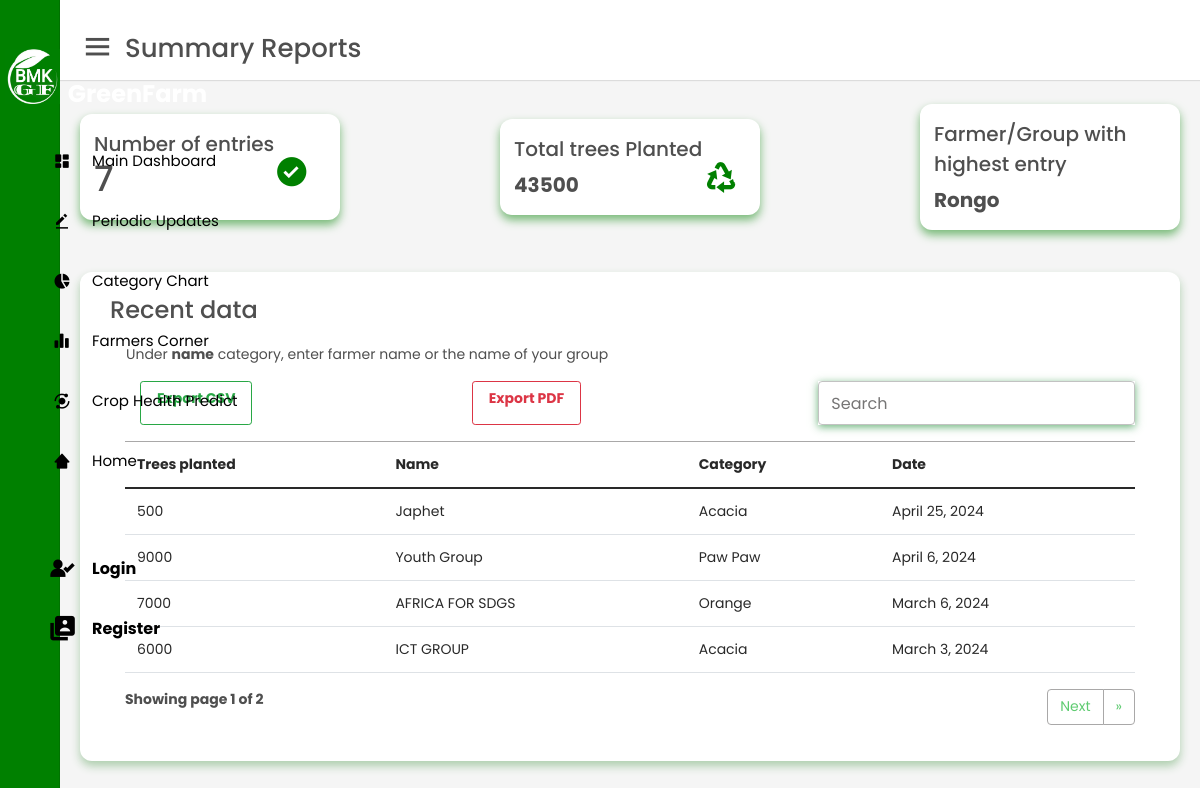
/reforest, run on the app's committed database.
### reforest/models.py (models this page shows, shortened)
class Reforest(models.Model):
    trees_planted = models.IntegerField()
    date = models.DateField(default=now)
    description = models.TextField()
    owner = models.ForeignKey(to=User, on_delete=models.CASCADE)
    category = models.CharField( max_length=256)
    class Meta:
        ordering: list['-date']

### reforest/views.py (the view)
# urls.py: path('reforest' ,views.index, name='reforest'),
def index(request):
    reforest = Reforest.objects.order_by('-date')
    total_trees = reforest.aggregate(total_trees_planted=Sum('trees_planted'))['total_trees_planted']
    highest_entry = reforest.order_by('-trees_planted').first()
    highest_group = highest_entry.description if highest_entry else None
    paginator=Paginator(reforest, 4)
    page_number = request.GET.get('page')
    page_obj= Paginator.get_page(paginator,page_number)
    context = {
        'reforest': reforest,
        'page_obj': page_obj,
        'total_trees': total_trees,
        'highest_group': highest_group,
        'paginator': paginator
    }
    return render(request, 'reforest/index.html', context)

### templates/reforest/index.html (shortened to what this page needs)
{% extends 'base.html' %}
{% load static %}
{% block content %}
<div class="home-content mb-4">
    <div class="overview-boxes">
      <div class="box">
        <div class="right-side">
          <div class="box-topic">Number of entries</div>
          <div class="number">{{ paginator.count }}</div>
        </div>
        <i id="check" class='bx bxs-check-circle'></i>
      </div>
      <div class="box">
        <div class="right-side">
          <div class="box-topic">Total trees Planted</div>
          <div class="number1">{{ total_trees }}</div>
        </div>
        <i id="check" class='bx bx-recycle fw-bold' ></i>
      </div>
      <div class="box">
        <div class="right-side">
          <div class="box-topic text-start">Farmer/Group with highest entry</div>
          <div class="number1">{{ highest_group }}</div>
        </div>
      </div>
    </div>
    <div class="row mt-4">
      <div class="col-10"></div>
  </div>
    <div class="sales-boxes">
      <div class="recent-sales box">
        <div class="title">Recent data</div>
        <p class="m-3">Under <strong>name</strong> category, enter farmer name or the name of your group
        <div class="container mt-3">
          {% if reforest.count %}
          <div class="row">
              <div id="export-csv" class="col-md-8 d-flex justify-content-between">
                    <div id="export-csv" class="col-md-6">
                      <a href="{% url 'export_csv' %}" class="btn btn-sm btn-outline-success btn-rounded">Export CSV</a>
                  </div>
                  <div id="export-csv" class="col-md-6">
                      <a href="{% url 'export-pdfs' %}" class="btn btn-sm btn-outline-danger btn-rounded">Export PDF</a>
                  </div>
              </div>
              <div class="col-md-4">
                  <div id="search-input" class="form-group mb-3 ">
                      <input type="text" id="searchField" class="form-control" placeholder="Search">
                  </div>
              </div>
          </div>
          <div class="app-table">
              <table class="table table-stripped table-hover ">
                  <thead>
                      <tr>
                         <th>Trees planted</th>
                         <th>Name</th>
                         <th>Category</th>
                         <th>Date</th>
                      </tr>
                  </thead>
                  <tbody>
                      {% for reforest in page_obj %}
                      <tr>
                          <td>{{reforest.trees_planted}}</td>
                          <td>{{reforest.description}}</td>
                          <td>{{reforest.category}}</td>
                          <td>{{reforest.date}}</td>
                      </tr>
                      {% endfor %}
                  </tbody>
              </table>
          </div>
            <div class="row paginator-container">
              <div id="pagination" class="col-md-8 fw-bold">
                  Showing page {{page_obj.number}} of {{page_obj.paginator.num_pages}}
              </div>
              <div class="col-md-4">
                  <ul class="pagination align-right float-right mr-auto ">
                       {% if page_obj.has_next %}
                      <li class="page-item"><a class="page-link" href="?page={{ page_obj.next_page_number }}">Next</a></li>
                      <li class="page-item"><a class="page-link" href="?page={{ page_obj.paginator_num_pages }}">{{ page_obj.paginator_num_pages }} &raquo;</a></li>
                      {% endif %}
                  </ul>
              </div>
            </div>
          {% endif %}
      </div>
      </div>
    </div>
  </div>
{% endblock %}

### reforestation/static/css/base-forest.css (style rules this page uses)
* { margin: 0; padding: 0; box-sizing: border-box; font-family: 'Poppins', sans-serif; }
html { overflow-x: hidden; }
#search-input { box-shadow: rgba(80, 165, 98, 0.842) 0px 2px 8px 0px; }
.home-section .home-content { position: relative; padding-top: 104px; }
.home-content .overview-boxes { display: flex; align-items: center; justify-content: space-between; flex-wrap: wrap; padding: 0 20px; margin-bottom: 26px; }
.overview-boxes .box { display: flex; align-items: start; justify-content: start; width: calc(100% / 4 - 15px); background: #fff; padding: 15px 14px; border-radius: 12px; box-shadow: 0 5px 10px rgb(119, 185, 119); }
.overview-boxes .box-topic { font-size: 20px; font-weight: 500; }
.home-content .box .number { display: inline-block; font-size: 35px; margin-top: -6px; font-weight: 500; }
.home-content .box .number1 { display: inline-block; font-size: 25px; margin-top: 6px; font-weight: bold; }
.home-content .box .number1 { display: inline-block; font-size: 20px; margin-top: 6px; font-weight: bold; }
#check { font-size: 35px; color: green; margin-top: 11%; }
.home-content .sales-boxes { display: flex; justify-content: space-between; }
.home-content .sales-boxes .recent-sales { width: 100%; background: #fff; padding: 20px 30px; margin: 0 20px; border-radius: 12px; box-shadow: 0 5px 10px rgb(173, 206, 173); }
.sales-boxes .box .title { font-size: 24px; font-weight: 500; }

### reforestation/static/css/dashboard.css (style rules this page uses)
body { font-size: .875rem; }

### data on the page
Reforest: description "Rongo"
Reforest: trees_planted "500", description "Japhet", category "Acacia", date "April 25, 2024"
Reforest: trees_planted "9000", description "Youth Group", category "Paw Paw", date "April 6, 2024"
Reforest: trees_planted "7000", description "AFRICA FOR SDGS", category "Orange", date "March 6, 2024"
Reforest: trees_planted "6000", description "ICT GROUP", category "Acacia", date "March 3, 2024"

### other printed values
{{ paginator.count }} "7"
{{ total_trees }} "43500"
{{ page_obj.number }} "1"
{{ page_obj.paginator.num_pages }} "2"
